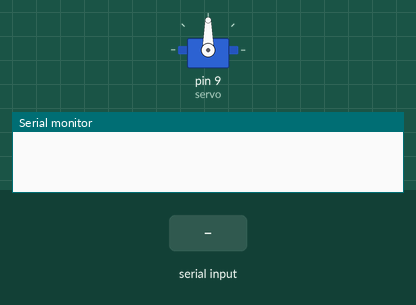
Recording of a sketch running on a simulated Arduino Uno, built with avr-gcc and run on an emulated ATmega328P. On the bench: servo, the last lines printed to the serial monitor. The inputs (shaded band) are chosen by the test bench.

Above: at 1.2 s.
1.3 s: byte 30 received over Serial
At 2.3 s:
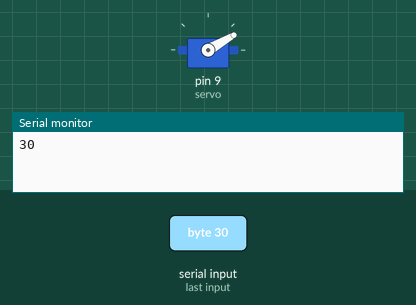
2.8 s: byte 120 received over Serial
At 3.4 s:
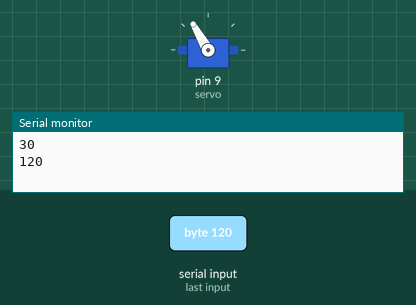
Timing chart, 0 to 5.8 s (numbered marks = the images above; inputs shaded):
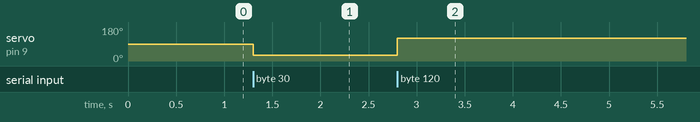

The sketch:

K04_630910359.ino
```cpp
#include <Servo.h>
Servo servo;
int num;
void setup()
{
    Serial.begin(9600);
    servo.attach(9);
}
void loop()
{
    if(Serial.available())
    {
      num = Serial.read();
      servo.write(num);
      Serial.println(num);
      delay(600);
    }
}
```

Measured:
- after the input at 1.3 s, servo on pin 9 (servo): 90° → 30° at once
- after the input at 2.8 s, servo on pin 9 (servo): 30° → 120° at once
